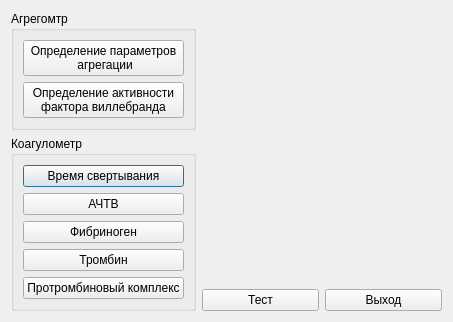
<?xml version="1.0" encoding="UTF-8"?>
<ui version="4.0">
 <class>ChoiseDialog</class>
 <widget class="QDialog" name="ChoiseDialog">
  <property name="geometry">
   <rect>
    <x>0</x>
    <y>0</y>
    <width>453</width>
    <height>303</height>
   </rect>
  </property>
  <property name="windowTitle">
   <string>Выбор режима</string>
  </property>
  <layout class="QGridLayout" name="gridLayout">
   <item row="1" column="0" rowspan="2">
    <widget class="QGroupBox" name="groupKoagulometr">
     <property name="title">
      <string>Коагулометр</string>
     </property>
     <layout class="QVBoxLayout" name="verticalLayout_2">
      <item>
       <widget class="QPushButton" name="ko1Button">
        <property name="text">
         <string>Время свертывания</string>
        </property>
       </widget>
      </item>
      <item>
       <widget class="QPushButton" name="ko2Button">
        <property name="text">
         <string>АЧТВ</string>
        </property>
       </widget>
      </item>
      <item>
       <widget class="QPushButton" name="ko3Button">
        <property name="text">
         <string>Фибриноген</string>
        </property>
       </widget>
      </item>
      <item>
       <widget class="QPushButton" name="ko4Button">
        <property name="text">
         <string>Тромбин</string>
        </property>
       </widget>
      </item>
      <item>
       <widget class="QPushButton" name="ko5Button">
        <property name="text">
         <string>Протромбиновый комплекс</string>
        </property>
       </widget>
      </item>
     </layout>
    </widget>
   </item>
   <item row="0" column="0">
    <widget class="QGroupBox" name="groupAgregometr">
     <property name="title">
      <string>Агрегомтр</string>
     </property>
     <layout class="QVBoxLayout" name="verticalLayout">
      <item>
       <widget class="QPushButton" name="agr1Button">
        <property name="text">
         <string>Определение параметров
 агрегации</string>
        </property>
       </widget>
      </item>
      <item>
       <widget class="QPushButton" name="agr2Button">
        <property name="text">
         <string>Определение активности
фактора виллебранда</string>
        </property>
       </widget>
      </item>
     </layout>
    </widget>
   </item>
   <item row="2" column="1">
    <widget class="QPushButton" name="testButton">
     <property name="text">
      <string>Тест</string>
     </property>
    </widget>
   </item>
   <item row="2" column="2">
    <widget class="QPushButton" name="exitButton">
     <property name="text">
      <string>Выход</string>
     </property>
    </widget>
   </item>
   <item row="0" column="1" rowspan="2" colspan="2">
    <widget class="Agr1" name="widget" native="true"/>
   </item>
  </layout>
 </widget>
 <customwidgets>
  <customwidget>
   <class>Agr1</class>
   <extends>QWidget</extends>
   <header>agr1.h</header>
   <container>1</container>
  </customwidget>
 </customwidgets>
 <tabstops>
  <tabstop>agr1Button</tabstop>
  <tabstop>agr2Button</tabstop>
  <tabstop>ko1Button</tabstop>
  <tabstop>ko2Button</tabstop>
  <tabstop>ko3Button</tabstop>
  <tabstop>ko4Button</tabstop>
  <tabstop>ko5Button</tabstop>
  <tabstop>testButton</tabstop>
  <tabstop>exitButton</tabstop>
 </tabstops>
 <resources/>
 <connections/>
</ui>
